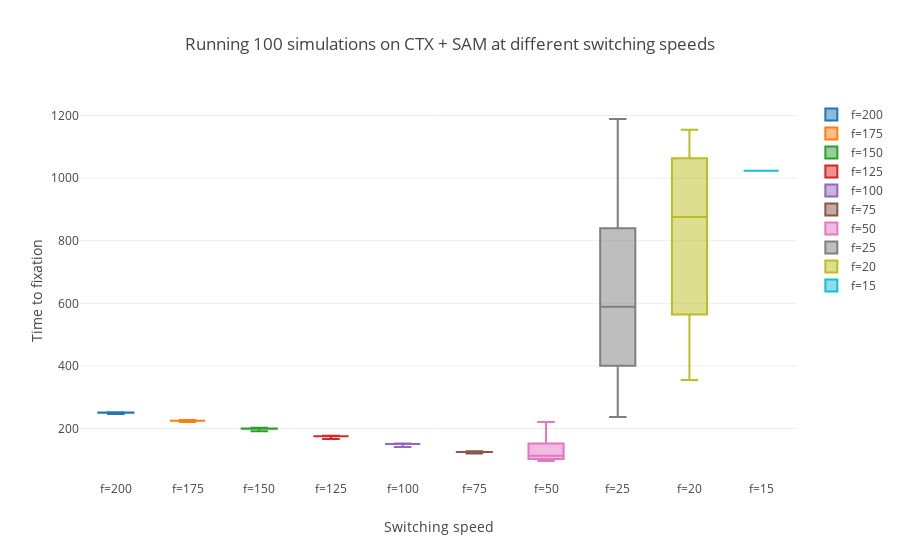

Notebook code cell kept with this figure:
### Markdown cell above
### K=10^9

### Code cell
display(table_switching(pairs[0]))
box_switching(pairs[0])
